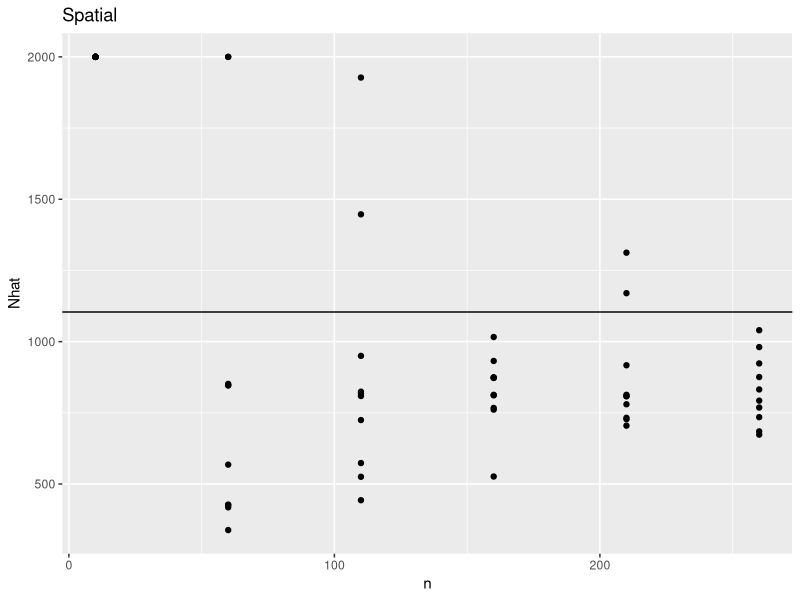
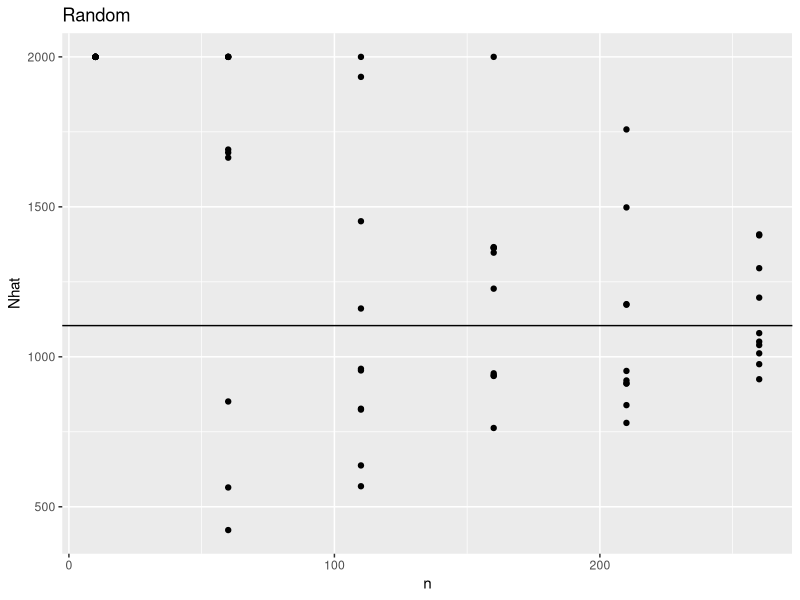
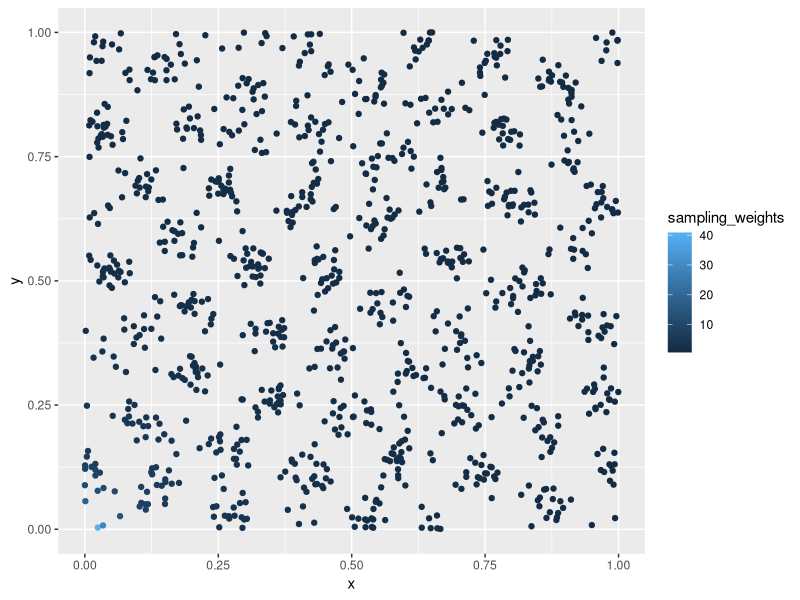

Write the R code that produced these figures, in order.
## ---- chunk 1
knitr::opts_chunk$set(echo = TRUE)
library(tidyverse)
## ---- chunk 2
parents <- read.csv("parents.txt")
## ---- chunk 3
N <- nrow(parents) # True population size

# Get a random sample of individuals
n <- 200
ind_sample <- parents %>% slice_sample(n = n)

logpslike <- function(N, ind_sample){
  # Log pseudo likelihood
  # All unordered pairs
  pairs <- ind_sample %>% rename(ind_j = individual, parent_of_j = parent1, age_j = age) %>%
    mutate(ind_i = ind_j, age_i = age_j) %>%
    expand(nesting(ind_j, age_j, parent_of_j), nesting(ind_i, age_i)) %>%
    mutate(PO = ind_i == parent_of_j)
  # Probability i is the parent of j for each pair (based on age and N)
  # is 1/N if j is younger than i and 0 otherwise
  pairs <- pairs %>% mutate(P_PO = (age_j < age_i)/N)
  # Log likelihood of observed relationship (not PO or PO)
  pairs <- pairs %>% mutate(loglike = ifelse(PO, log(P_PO), log(1-P_PO)))
  # Pseudo log likelihood is the sum of all the log likelihoods
  return(sum(pairs$loglike))
}

estimate_N <- function(ind_sample){
  # Maximize log pseudo likelihood
  Nhat <- optimize(logpslike, c(0, 2000), tol = 0.0001, maximum = TRUE, ind_sample = ind_sample)$maximum
  return(Nhat)
}

Nhat <- estimate_N(ind_sample)
cat("True N:", N, "Nhat:", Nhat)
## ---- chunk 4
sample_fun <- function(parents, n){return(slice_sample(parents, n = n))}
n_reps <- 10
n_vals <- seq(10, 300, 50)
n <- rep(n_vals, each = n_reps)
Nhat = map_dbl(n, function(x) estimate_N(sample_fun(parents = parents, n = x)))
random_sampling <- tibble(n = n, Nhat = Nhat)
## ---- chunk 5
parents <- mutate(parents, sampling_weights = 1/sqrt(x^2 + y^2))

sample_fun <- function(parents, n){return(slice_sample(parents, n = n, weight_by = sampling_weights))}

Nhat = map_dbl(n, function(x) estimate_N(sample_fun(parents = parents, n = x)))
spatially_biased <- tibble(n = n, Nhat = Nhat)
ggplot(spatially_biased, aes(x = n, y = Nhat)) + 
  geom_point() +
  geom_hline(yintercept = N) +
  ggtitle("Spatial")
ggplot(random_sampling, aes(x = n, y = Nhat)) + 
  geom_point() +
  geom_hline(yintercept = N) +
  ggtitle("Random")
## ---- chunk 6
ggplot(parents, aes(x = x, y = y, color = sampling_weights)) +
  geom_point()
